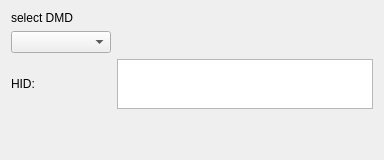
            <widget class="QWidget" name="tab_3">
             <attribute name="title">
              <string>DMD select</string>
             </attribute>
             <layout class="QGridLayout" name="gridLayout_11">
              <item row="0" column="0">
               <widget class="QLabel" name="label_31">
                <property name="text">
                 <string>select DMD</string>
                </property>
               </widget>
              </item>
              <item row="1" column="0">
               <widget class="QComboBox" name="select_dmd_comboBox">
                <property name="minimumSize">
                 <size>
                  <width>100</width>
                  <height>0</height>
                 </size>
                </property>
               </widget>
              </item>
              <item row="1" column="1">
               <spacer name="horizontalSpacer">
                <property name="orientation">
                 <enum>Qt::Horizontal</enum>
                </property>
                <property name="sizeHint" stdset="0">
                 <size>
                  <width>40</width>
                  <height>20</height>
                 </size>
                </property>
               </spacer>
              </item>
              <item row="2" column="0">
               <widget class="QLabel" name="label_12">
                <property name="text">
                 <string>HID:</string>
                </property>
               </widget>
              </item>
              <item row="4" column="1">
               <spacer name="verticalSpacer">
                <property name="orientation">
                 <enum>Qt::Vertical</enum>
                </property>
                <property name="sizeHint" stdset="0">
                 <size>
                  <width>20</width>
                  <height>40</height>
                 </size>
                </property>
               </spacer>
              </item>
              <item row="2" column="1">
               <widget class="QTextBrowser" name="dmd_id_textBrowser">
                <property name="maximumSize">
                 <size>
                  <width>16777215</width>
                  <height>50</height>
                 </size>
                </property>
               </widget>
              </item>
             </layout>
            </widget>
